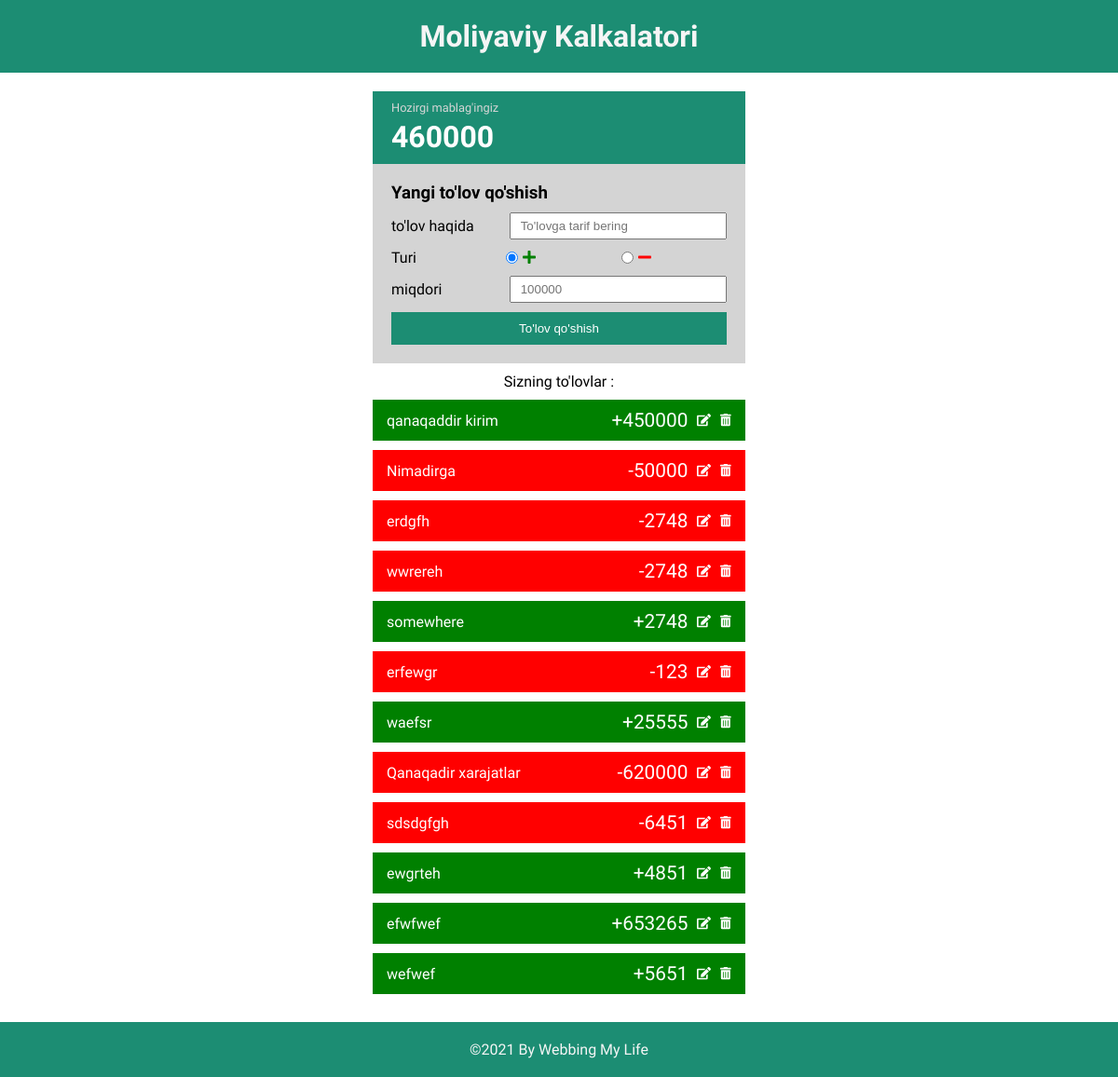
The app's page /calculator/ (signed in) with its own data.
### app/models.py (models this page shows)
class Cashbook(models.Model):
    user = models.ForeignKey(User, models.CASCADE,null=True, blank=True)
    type = models.CharField(max_length=25, null=True, blank=True, choices=(('income', "Income"), ("expense", "Expense")))
    amount = models.IntegerField(null=True, blank=True)
    description = models.CharField(max_length=225, null=True, blank=True)
    created_date = models.DateTimeField(null=True, blank=True, auto_now_add=True)

### app/views.py (the view, shortened to what this page needs)
# urls.py: path('calculator/', CalculatorView, name = 'calculator_page'),
@login_required(login_url='login')
def CalculatorView(request):
    cashbooks = Cashbook.objects.filter(user=request.user).order_by('-id')
    data = []
    balance = 0
    for i in cashbooks:
        dict = {
            'description': i.description,
            'amount': i.amount,
            'created_date': i.created_date
        }
        if i.type == 'income':
            dict['type'] = '+'
            balance += i.amount
            dict['color'] = 'green'
        else:
            dict['type'] = '-'
            balance -=i.amount
            dict['color'] = 'red'
        data.append(dict)
    return render(request, 'calculator.html', context={'cashbook':data, 'balance':balance})

### templates/calculator.html (shortened to what this page needs)
<!DOCTYPE html>
<html lang="en">
{% load static %}
<head>
    <link rel='stylesheet' href='https://cdnjs.cloudflare.com/ajax/libs/font-awesome/4.7.0/css/font-awesome.min.css'>
    <link rel="stylesheet" href="https://cdnjs.cloudflare.com/ajax/libs/font-awesome/5.15.3/css/all.min.css" />
    <link rel="stylesheet" href="{% static 'calculator/css/style.css' %}">
</head>
<body>
    <div class="header">
        <h1>Moliyaviy Kalkalatori</h1>
    </div>
    <div class="main">
        <div class="container">
            <div class="top_card">
                <p>Hozirgi mablag'ingiz</p>
                <h3><span id="balance">{{ balance }}</span></h3>
            </div>
            <div class="form">
                <h3>Yangi to'lov qo'shish</h3>
                <div class="form-group">
                    <label for="transaction_name">to'lov haqida</label>
                    <input type="text" name="transaction_name" placeholder="To'lovga tarif bering" id="transaction_name">
                </div>
                <div class="form-group radio">
                    <label for="transaction_type">Turi</label>
                    <div class="radio_group">
                        <input type="radio" value="income" name="transaction_type" id="income" checked>
                        <label for="transaction_type"><i class='fas fa-plus' style='color: green'></i></label>
                    </div>
                    <div class="radio_group">
                        <input type="radio" value="expense" name="transaction_type" id="expense" placeholder="Expense">
                        <label for="transaction_type"><i class='fa fa-minus' style='color: red'></i></label>
                    </div>
                </div>
                <div class="form-group">
                    <label for="transaction_amount">miqdori</label>
                    <input type="number" placeholder="100000" name="transaction_amount" id="transaction_amount">
                </div>
                <button class="btn btn-block"  id="add_transaction">To'lov qo'shish</button>
            </div>
            <p class="second_heading">Sizning to'lovlar :</p>
            <div class="conatiner_of_list_of_transactions">
                <ul id="list_of_transactions">
                    {% for i in cashbook %}
                    <li class="transaction income" style="background-color:{{ i.color }}">
                        <p>{{ i.description }}</p>
                        <div class="right">
                            <p>{{ i.type }}{{ i.amount }}</p>
                            <button class="link">
                                <i class="fas fa-edit"></i>
                            </button>
                            <button class="link">
                                <i class="fas fa-trash-alt"></i>
                            </button>
                        </div>
                    </li>
                    {% endfor %}
                </ul>
            </div>
        </div>
    </div>
    <div class="footer">
        &copy;2021 By Webbing My Life
    </div>
</body>
</html>

### static/calculator/css/style.css (style rules this page uses)
* { margin: 0; padding: 0; box-sizing: border-box; }
body { display: flex; flex-direction: column; min-height: 100vh; }
.header, .footer { padding: 20px; text-align: center; background-color: #1C8D73; color: whitesmoke; font-family: 'Red Hat Text', sans-serif; }
.main { flex-grow: 1; display: flex; font-family: 'Raleway', sans-serif; }
.container { width: 90%; max-width: 1024px; margin: 20px auto; display: flex; flex-direction: column; justify-content: center; align-items: center; align-self: center; }
.top_card { background-color: #1C8D73; color: white; padding: 10px 20px; min-width: 400px; }
.top_card p { color: #d6d6d6; margin-bottom: 5px; font-size: 0.8rem; }
.top_card h3 { font-size: 2rem; }
.form { background-color: #d4d4d4; padding: 20px; width: 400px; }
.form-group { display: grid; grid-template-columns: 1fr 2fr; gap: 10px; margin-top:10px; margin-bottom: 10px; }
.radio { grid-template-columns: 1fr 1fr 1fr; }
input { padding: 5px 10px; }
.btn { width:100%; border: none; outline: none; cursor: pointer; padding: 10px; background-color: #1C8D73; color: white; transition: background-color 0.3s ease; }
ul { list-style: none; width: 400px; }
label { display: block; align-self: center; }
.radio_group { display: flex; align-items: center; gap: 5px; }
.transaction { margin: 10px 0; color: white; padding: 10px 15px; display: flex; justify-content: space-between; align-items: center; }
.income { background-color: #1C8D73; }
.transaction .right { display: flex; justify-content: space-between; align-items: center; gap: 10px; }
.link { background: none; color: white; cursor: pointer; outline: none; border: none; transition: color 0.3s ease; }
.right p { font-size: 1.3rem; }
.second_heading { margin-top: 10px; text-align: left; }

### records on screen
Cashbook: description "qanaqaddir kirim"
Cashbook: description "Nimadirga"
Cashbook: description "erdgfh"
Cashbook: description "wwrereh"
Cashbook: description "somewhere"
Cashbook: description "erfewgr"
Cashbook: description "waefsr"
Cashbook: description "Qanaqadir xarajatlar"
Cashbook: description "sdsdgfgh"
Cashbook: description "ewgrteh"
Cashbook: description "efwfwef"
Cashbook: description "wefwef"

### other values on screen
{{ balance }} "460000"
{{ i.type }} "+" "-" "-" "-" "+" "-" "+" "-" "-" "+" "+" "+"
{{ i.amount }} "450000" "50000" "2748" "2748" "2748" "123" "25555" "620000" "6451" "4851" "653265" "5651"
